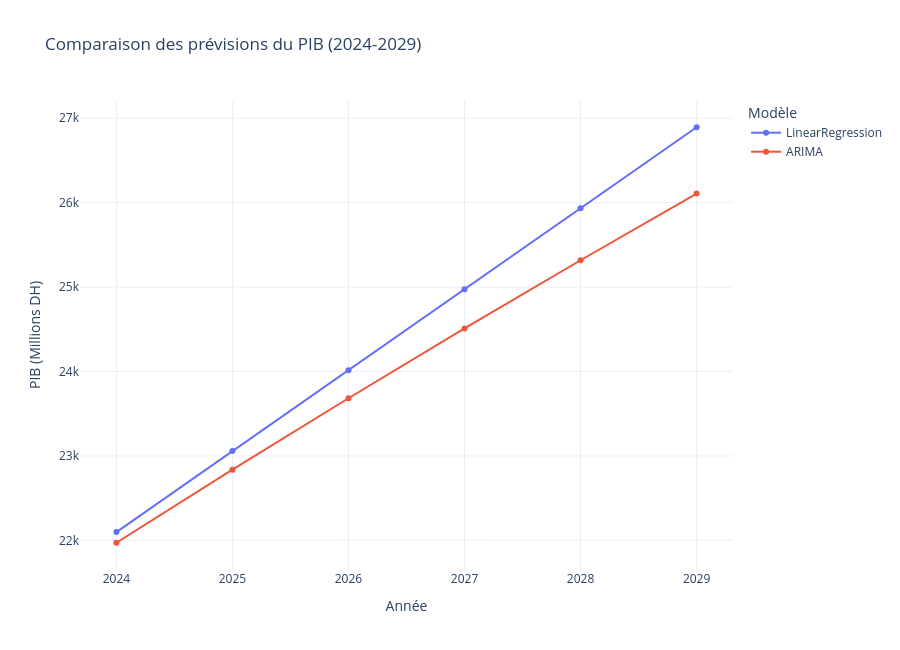

Notebook code for this chart:
### Code cell
import pandas as pd
import numpy as np
import plotly.express as px
from sklearn.linear_model import LinearRegression

from sklearn.metrics import (
    mean_absolute_error,
    mean_squared_error,
    r2_score
)

from statsmodels.tsa.arima.model import ARIMA

# =========================================================
# 1. Charger les données
# =========================================================

df = pd.read_csv(r"../data/PIBRegCour.csv", sep=";")

# Adapter les noms si nécessaire
df = df[["Année", "Valeur"]]

df["Année"] = df["Année"].astype(int)
df["Valeur"] = df["Valeur"].astype(float)

# =========================================================
# 2. Variables
# =========================================================

X = df[["Année"]]
y = df["Valeur"]

# années futures
future_years = np.arange(2024, 2030)
future_X = future_years.reshape(-1, 1)

# =========================================================
# 3. Fonction d'évaluation
# =========================================================

def evaluate_model(name, y_true, y_pred):
    y_true = pd.Series(y_true).reset_index(drop=True)
    y_pred = pd.Series(y_pred).reset_index(drop=True)

    data = pd.DataFrame({
        "y_true": y_true,
        "y_pred": y_pred
    }).dropna()

    mae = mean_absolute_error(data["y_true"], data["y_pred"])
    rmse = np.sqrt(mean_squared_error(data["y_true"], data["y_pred"]))
    r2 = r2_score(data["y_true"], data["y_pred"])

    mape = np.mean(
        np.abs((data["y_true"] - data["y_pred"]) / data["y_true"])
    ) * 100

    accuracy = 100 - mape

    print(f"\n===== {name} =====")
    print(f"MAE      : {mae:.2f}")
    print(f"RMSE     : {rmse:.2f}")
    print(f"R2 Score : {r2:.4f}")
    print(f"Accuracy : {accuracy:.2f}%")
    

# =========================================================
# 4. LINEAR REGRESSION
# =========================================================

lr_model = LinearRegression()

lr_model.fit(X, y)

lr_pred_train = lr_model.predict(X)

evaluate_model(
    "Linear Regression",
    y,
    lr_pred_train
)

lr_future = lr_model.predict(future_X)

# =========================================================
# 6. ARIMA
# =========================================================

serie = df.set_index("Année")["Valeur"]

arima_model = ARIMA(
    serie,
    order=(1,1,1)
)

arima_fit = arima_model.fit()

arima_pred_train = arima_fit.predict(
    start=1,
    end=len(serie)-1,
    typ="levels"
)

# alignement
y_arima = y.iloc[1:]

evaluate_model(
    "ARIMA",
    y_arima,
    arima_pred_train
)

arima_future = arima_fit.forecast(steps=6)

# =========================================================
# 7. Tableau des prévisions
# =========================================================

predictions = pd.DataFrame({
    "Année": future_years,
    "LinearRegression": lr_future.round(2),
    "ARIMA": (arima_future.values).round(2)
})

print("\n==============================")
print("PREDICTIONS FUTURES")
print("==============================")

print(predictions)


# ==========================================
# GRAPHIQUES LINEAR REGRESSION ET ARIMA
# ==========================================
figure_pib = px.line(
    predictions,
    x="Année",
    y=["LinearRegression", "ARIMA"],
    markers=True,
    title="Comparaison des prévisions du PIB (2024-2029)"
)

figure_pib.update_layout(
    template="plotly_white",
    xaxis_title="Année",
    yaxis_title="PIB (Millions DH)",
    legend_title="Modèle",
    height=650
)

figure_pib.show()

### Figure 1 — Plotly figure (JSON) as saved in the notebook; plotly's stock layout.template omitted (floating-point values rounded to 4 significant figures)
{"data": [{"hovertemplate": "variable=LinearRegression<br>Année=%{x}<br>value=%{y}<extra></extra>", "legendgroup": "LinearRegression", "line": {"color": "#636efa", "dash": "solid"}, "marker": {"symbol": "circle"}, "mode": "lines+markers", "name": "LinearRegression", "orientation": "v", "showlegend": true, "type": "scatter", "x": [2024, 2025, 2026, 2027, 2028, 2029], "xaxis": "x", "y": [22100.0, 23060.0, 24020.0, 24970.0, 25930.0, 26890.0], "yaxis": "y"}, {"hovertemplate": "variable=ARIMA<br>Année=%{x}<br>value=%{y}<extra></extra>", "legendgroup": "ARIMA", "line": {"color": "#EF553B", "dash": "solid"}, "marker": {"symbol": "circle"}, "mode": "lines+markers", "name": "ARIMA", "orientation": "v", "showlegend": true, "type": "scatter", "x": [2024, 2025, 2026, 2027, 2028, 2029], "xaxis": "x", "y": [21970.0, 22840.0, 23680.0, 24510.0, 25320.0, 26110.0], "yaxis": "y"}], "layout": {"height": 650, "legend": {"title": {"text": "Modèle"}, "tracegroupgap": 0}, "title": {"text": "Comparaison des prévisions du PIB (2024-2029)"}, "xaxis": {"anchor": "y", "domain": [0, 1], "title": {"text": "Année"}}, "yaxis": {"anchor": "x", "domain": [0, 1], "title": {"text": "PIB (Millions DH)"}}}}
